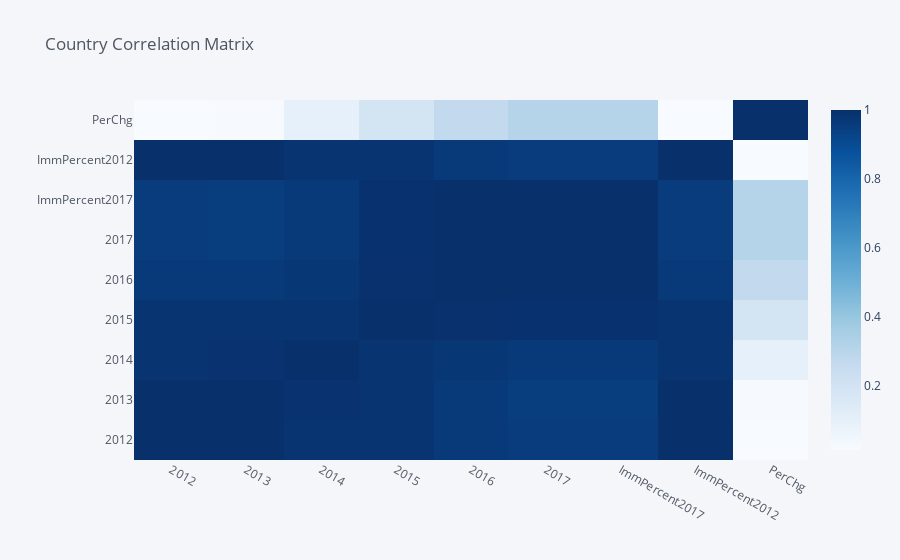

Notebook code for this chart:
### Code cell
#Using "heatmap" to see correlations in data set
USImmigTop15.corr().iplot(kind='heatmap',colorscale="Blues",title ="Country Correlation Matrix")

### Figure 1 — Plotly figure (JSON) as saved in the notebook; plotly's stock layout.template omitted (floating-point values rounded to 4 significant figures)
{"data": [{"colorscale": [[0, "rgb(247,251,255)"], [0.125, "rgb(222,235,247)"], [0.25, "rgb(198,219,239)"], [0.375, "rgb(158,202,225)"], [0.5, "rgb(107,174,214)"], [0.625, "rgb(66,146,198)"], [0.75, "rgb(33,113,181)"], [0.875, "rgb(8,81,156)"], [1, "rgb(8,48,107)"]], "type": "heatmap", "x": ["2012", "2013", "2014", "2015", "2016", "2017", "ImmPercent2017", "ImmPercent2012", "PerChg"], "y": ["2012", "2013", "2014", "2015", "2016", "2017", "ImmPercent2017", "ImmPercent2012", "PerChg"], "z": [[1, 0.9972, 0.982, 0.9814, 0.9653, 0.9544, 0.9544, 1, 0.01214], [0.9972, 1, 0.9873, 0.9813, 0.9631, 0.9532, 0.9532, 0.9972, 0.01716], [0.982, 0.9873, 1, 0.9848, 0.9723, 0.9617, 0.9617, 0.982, 0.09393], [0.9814, 0.9813, 0.9848, 1, 0.9944, 0.9908, 0.9908, 0.9814, 0.1934], [0.9653, 0.9631, 0.9723, 0.9944, 1, 0.9977, 0.9977, 0.9653, 0.2678], [0.9544, 0.9532, 0.9617, 0.9908, 0.9977, 1, 1.0, 0.9544, 0.3101], [0.9544, 0.9532, 0.9617, 0.9908, 0.9977, 1.0, 1, 0.9544, 0.3101], [1, 0.9972, 0.982, 0.9814, 0.9653, 0.9544, 0.9544, 1, 0.01214], [0.01214, 0.01716, 0.09393, 0.1934, 0.2678, 0.3101, 0.3101, 0.01214, 1]], "zmax": 1.0, "zmin": 0.01214}], "layout": {"legend": {"bgcolor": "#F5F6F9", "font": {"color": "#4D5663"}}, "paper_bgcolor": "#F5F6F9", "plot_bgcolor": "#F5F6F9", "title": {"font": {"color": "#4D5663"}, "text": "Country Correlation Matrix"}, "xaxis": {"gridcolor": "#E1E5ED", "showgrid": true, "tickfont": {"color": "#4D5663"}, "title": {"font": {"color": "#4D5663"}, "text": ""}, "zerolinecolor": "#E1E5ED"}, "yaxis": {"gridcolor": "#E1E5ED", "showgrid": true, "tickfont": {"color": "#4D5663"}, "title": {"font": {"color": "#4D5663"}, "text": ""}, "zerolinecolor": "#E1E5ED"}}}
